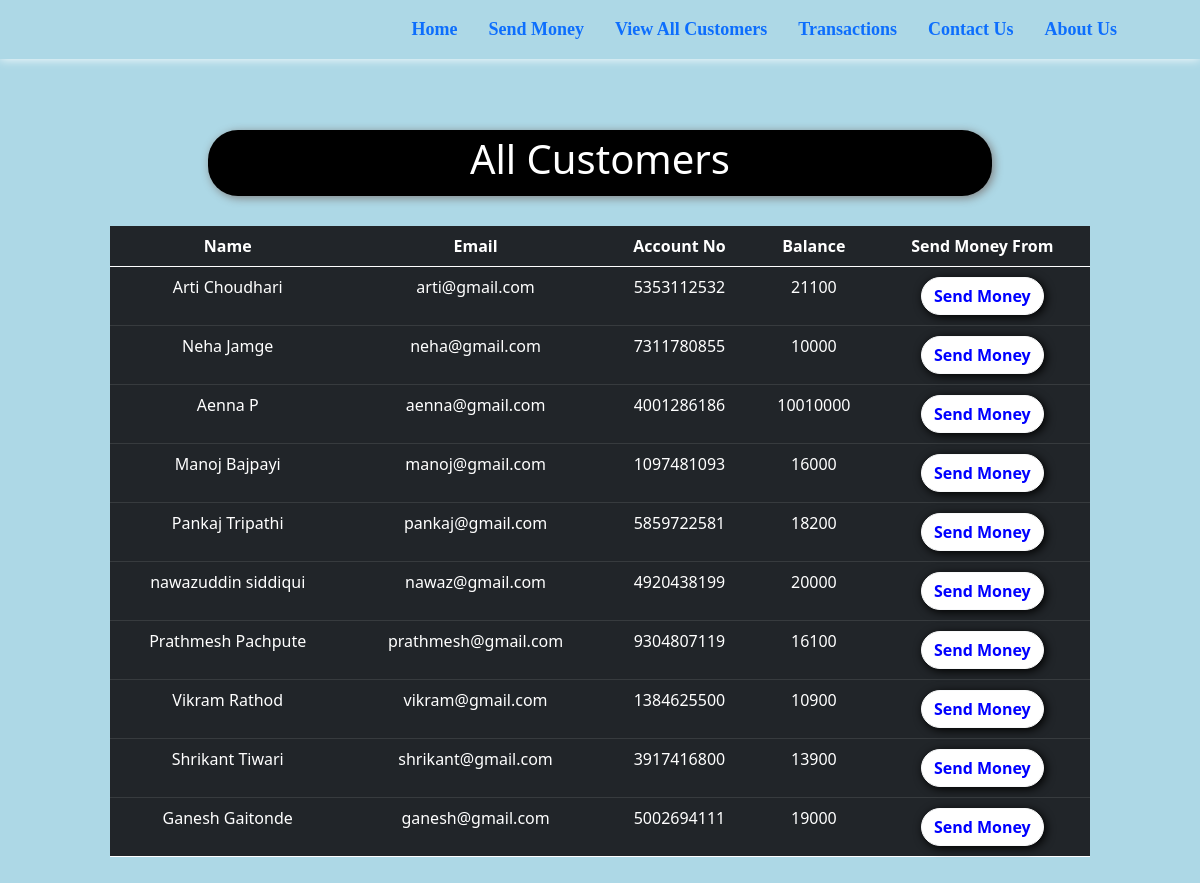
/all_cust.php, run on the app's committed database.
### tables this page shows
CREATE TABLE `users` (
  `sr` int(11) NOT NULL,
  `name` varchar(20) NOT NULL,
  `email` varchar(20) NOT NULL,
  `accno` varchar(10) NOT NULL,
  `blc` bigint(20) NOT NULL
);

### all_cust.php (the view, shortened to what this page needs)
<!doctype html>
<html lang="en">
<head>
    <link href="https://cdn.jsdelivr.net/npm/bootstrap@5.0.2/dist/css/bootstrap.min.css" rel="stylesheet"
>
    <link rel="stylesheet" href="https://cdnjs.cloudflare.com/ajax/libs/font-awesome/5.15.3/css/all.min.css"
 />
</head>
<body style="background-color:lightblue;">
  <?php include 'spin.php'; ?>
    <nav class="navbar navbar-expand-lg navbar-blue bg-blue fixed fixed-top"
        style="font-family:candara; font-size:18px; box-shadow: 0px 0px 10px 0px white;">
        <div class="container-fluid">
            <a href="index.php"><img src="statics\logo.png" alt=""
                    style="height: 80px; margin-left:25px; margin-top:10px;"></a>
        </div>
        <div class="collapse navbar-collapse" id="navbarSupportedContent">
            <b>
                <ul class="navbar-nav ">
                    <li class="nav-item nav-links" style="margin-left:15px;">
                        <a class="nav-link text-nowrap" aria-current="page" href="index.php">Home</a>
                    </li>
                    <li class="nav-item" style="margin-left:15px; ">
                        <a class="nav-link text-nowrap" href="send_money.php">Send Money</a>
                    </li>
                    <li class="nav-item" style="margin-left:15px;">
                        <a class="nav-link text-nowrap active" href="all_cust.php">View All Customers</a>
                    </li>
                    <li class="nav-item" style="margin-left:15px;">
                        <a class="nav-link text-nowrap" href="transactions.php">Transactions</a>
                    </li>
                    <li class="nav-item" style="margin-left:15px;">
                        <a class="nav-link text-nowrap" href="contact_us.php">Contact Us</a>
                    </li>
                    <li class="nav-item" style="margin-left:15px; margin-right:75px;">
                        <a class="nav-link text-nowrap" href="about_us.php">About Us</a>
                    </li>
                </ul>
            </b>
        </div>
    </nav>
    <center>
        <div class="container" style="margin-top: 10%; padding:10px 80px 10px 80px; ">
            <div
                style="width:80%; background-color:rgba(0,0,0,1); padding:5px 5px 5px 5px; border-radius:30px; box-shadow: 2px 2px 10px gray;">
                <h1 style=" color:white;">All Customers</h1>
            </div>
            <?php
    $conn = mysqli_connect($servername, $username, $password, $database);
    if(!$conn){
        die("Connection not established: ".mysqli_connect_error());
    }else{
        $sql = "SELECT * FROM `users`";
        $result = mysqli_query($conn, $sql);
?>
            <table class="table table-dark" style="margin-top: 30px;">
                <thead>
                    <tr>
                        <th scope="col">Name</th>
                        <th scope="col">Email</th>
                        <th scope="col">Account No</th>
                        <th scope="col">Balance</th>
                        <th scope="col">Send Money From</th>
                    </tr>
                </thead>
                <?php
echo "<tbody>";
        while($row = mysqli_fetch_assoc($result)){
        echo    '
            <tr>
              <td>'.$row['name'].'</td>
              <td>'.$row['email'].'</td>
              <td>'.$row['accno'].'</td>
              <td>'.$row['blc'].'</td>
              <td style="padding:10px 10px 10px 10px">
              <a href="send_money.php?reads='.$row['accno'].'"
              <button type="button" class="btn mybtn btn-outline-light">Send Money</button>
              </a>
              </td>
            </tr>';
    }
    }
    echo "</tbody>";
?>
        </div>
    </center>
</body>
</html>

### spin.php (shortened to what this page needs)
<html>
<head>
<link rel="stylesheet" href="https://cdnjs.cloudflare.com/ajax/libs/font-awesome/5.15.3/css/all.min.css" />
</head>
<body>
    </body>
</html>

### all_cust.php (style rules this page uses)
th, td { text-align: center; }
.mybtn { box-shadow: 2px 2px 10px black; border-radius: 30px; font-weight: bold; background-color: white; color: blue; }

### data on the page
users: name "Arti Choudhari", email "arti@gmail.com", accno "5353112532", blc "21100"
users: name "Neha Jamge", email "neha@gmail.com", accno "7311780855", blc "10000"
users: name "Aenna P", email "aenna@gmail.com", accno "4001286186", blc "10010000"
users: name "Manoj Bajpayi", email "manoj@gmail.com", accno "1097481093", blc "16000"
users: name "Pankaj Tripathi", email "pankaj@gmail.com", accno "5859722581", blc "18200"
users: name "nawazuddin siddiqui", email "nawaz@gmail.com", accno "4920438199", blc "20000"
users: name "Prathmesh Pachpute", email "prathmesh@gmail.com", accno "9304807119", blc "16100"
users: name "Vikram Rathod", email "vikram@gmail.com", accno "1384625500", blc "10900"
users: name "Shrikant Tiwari", email "shrikant@gmail.com", accno "3917416800", blc "13900"
users: name "Ganesh Gaitonde", email "ganesh@gmail.com", accno "5002694111", blc "19000"
